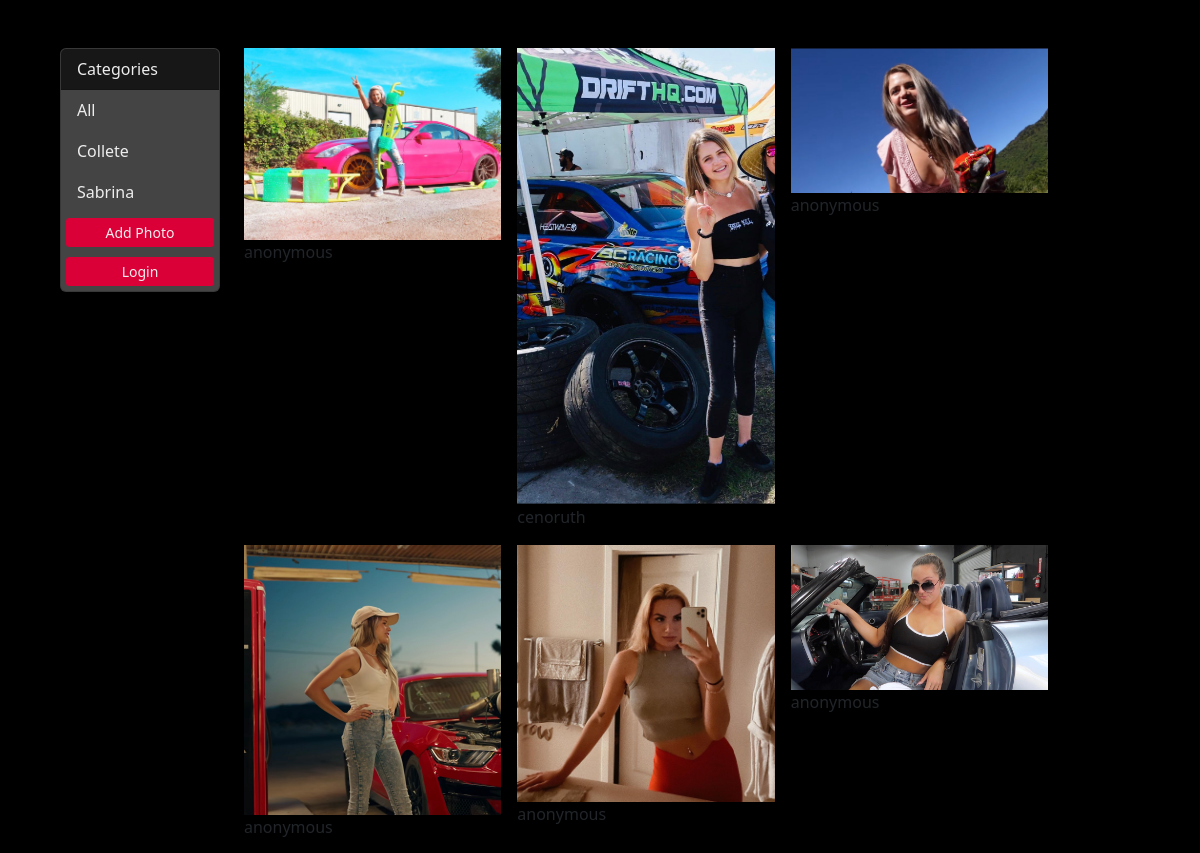
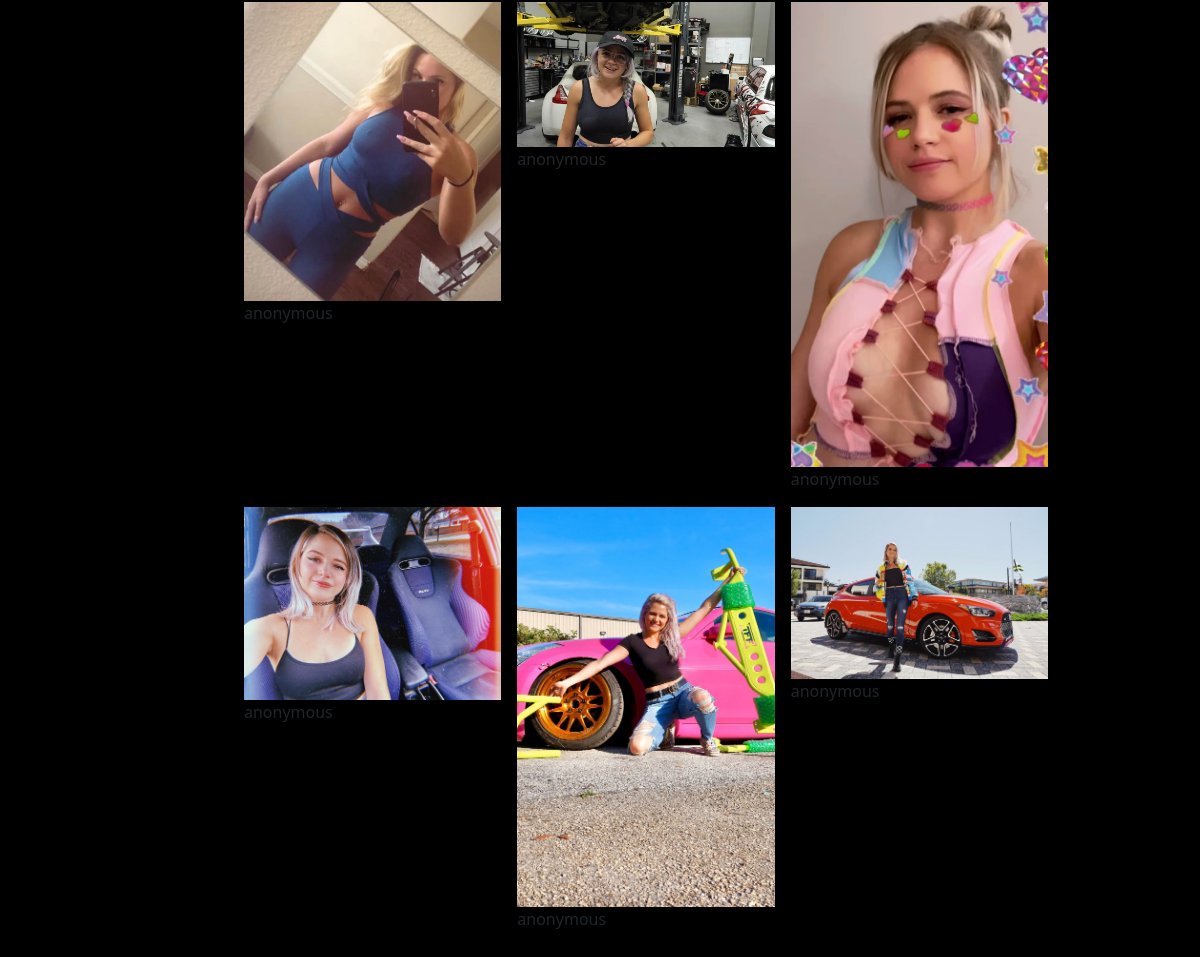
The page / on the database its author committed (2 pictures, top to bottom).
### photos/models.py (models this page shows, shortened)
class Category(models.Model):
    name = models.CharField(max_length=100, null=False, blank=False)

class Photo(models.Model):
    submitter = models.TextField(default='anonymous')
    category = models.ForeignKey(Category, on_delete=models.SET_NULL, null=True, blank=True)
    image = models.ImageField(null=False, blank=False)
    uploaded_time = models.DateTimeField(auto_now=True)

### photos/views.py (the view)
# urls.py: path('', views.gallery, name='gallery'),
def gallery(request):
    category = request.GET.get('category')
    page = request.GET.get('page', 1)
    if category == None:
        photos = Photo.objects.all()
    else:
        photos = Photo.objects.filter(category__name=category)
    paginator = Paginator(photos, 20)
    try:
        photos_page = paginator.page(page)
    except PageNotAnInteger:
        photos_page = paginator.page(1)
    except EmptyPage:
        photos_page = paginator.page(paginator.num_pages)
    categories = Category.objects.all()
    context = {'categories': categories, 'photos': photos_page}
    return render(request, 'photos/gallery.html', context)

### photos/templates/photos/gallery.html (shortened to what this page needs)
<!DOCTYPE html>
<html lang="en">
<head>
    <link href="https://cdn.jsdelivr.net/npm/bootstrap@5.3.0-alpha1/dist/css/bootstrap.min.css" rel="stylesheet">
    <link rel="stylesheet" href="https://cdnjs.cloudflare.com/ajax/libs/lightbox2/2.11.3/css/lightbox.css" />
</head>
<body class="m-5">
    <div class="container">
        <div class="row">
            <div class="col-md-2">
                <div class="card">
                    <div class="card-header">
                      Categories
                    </div>
                    <ul class="list-group list-group-flush">
                        <li class="list-group-item">
                            <a href="{% url 'gallery' %}">All</a>
                        </li>
                        {% for category in categories %}
                        <li class="list-group-item">
                            <a href="{% url 'gallery' %}?category={{category.name}}">{{category.name}}</li></a>
                        {% endfor %}
                        <a href="{% url 'add' %}" class="gallery-btn btn btn-secondary btn-block btn-sm m-1">Add Photo</a>
                        {% if request.user.is_authenticated %}
                        <a href="{% url 'logout' %}" class="gallery-btn btn btn-secondary btn-block btn-sm m-1">Logout</a>
                        {% else %}
                        <a href="{% url 'login' %}" class="gallery-btn btn btn-secondary btn-block btn-sm m-1">Login</a>
                        {% endif %}
                    </ul>
                </div>
            </div>
            <div class="col-md-9">
                <div class="row g-3 infinite-container" data-masonry='{"percentPosition": true }'>
                    {% for photo in photos reversed %}
                    <div class="col-md-4 infinite-item">
                        <div>
                                <a href="{{photo.image.url}}" data-lightbox="{{photo.image}}" data-title="{{photo.submitter}}"><img src="{{photo.image.url}}" class="card-img" alt="..."></a>
                            <div class="card-body">{{photo.submitter}}</div>
                        </div>
                    </div>
                    {% endfor %}
                </div>
            </div>
        </div>
    </div>
</body>
</html>

### photos/templates/photos/gallery.html (style rules this page uses)
body { background-color: black; }
.list-group-item { background-color: #444444; border-color: #444444; }
.list-group-item a { text-decoration: none; color: #EDEDED; }
.card { background-color: #444444; color: #EDEDED; }
.card-header { background-color: #171717; color: #EDEDED; }
.gallery-btn { background-color: #DA0037; color: #EDEDED; border-color: #444444; }

### rows shown on the page
Category: name "Collete"
Category: name "Sabrina"
Photo: image (picture), submitter "anonymous"
Photo: image (picture), submitter "cenoruth"
Photo: image (picture), submitter "anonymous"
Photo: image (picture), submitter "anonymous"
Photo: image (picture), submitter "anonymous"
Photo: image (picture), submitter "anonymous"
Photo: image (picture), submitter "anonymous"
Photo: image (picture), submitter "anonymous"
Photo: image (picture), submitter "anonymous"
Photo: image (picture), submitter "anonymous"
Photo: image (picture), submitter "anonymous"
Photo: image (picture), submitter "anonymous"
